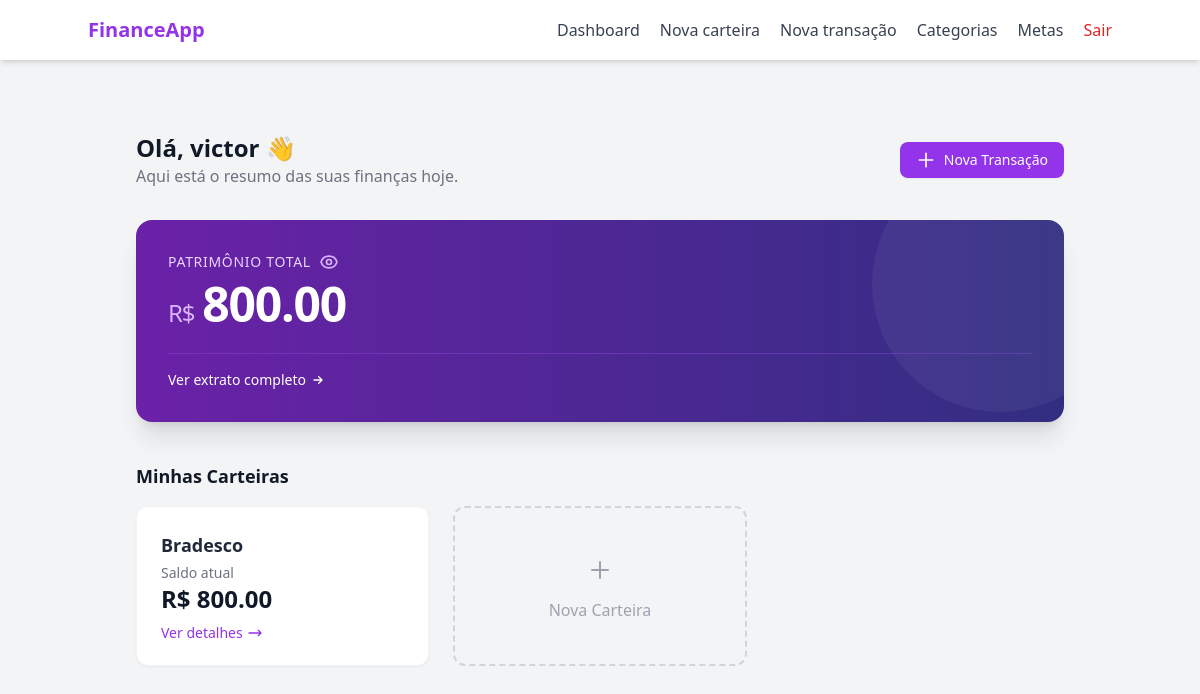
The page /dashboard (signed in) on the database as committed earlier.
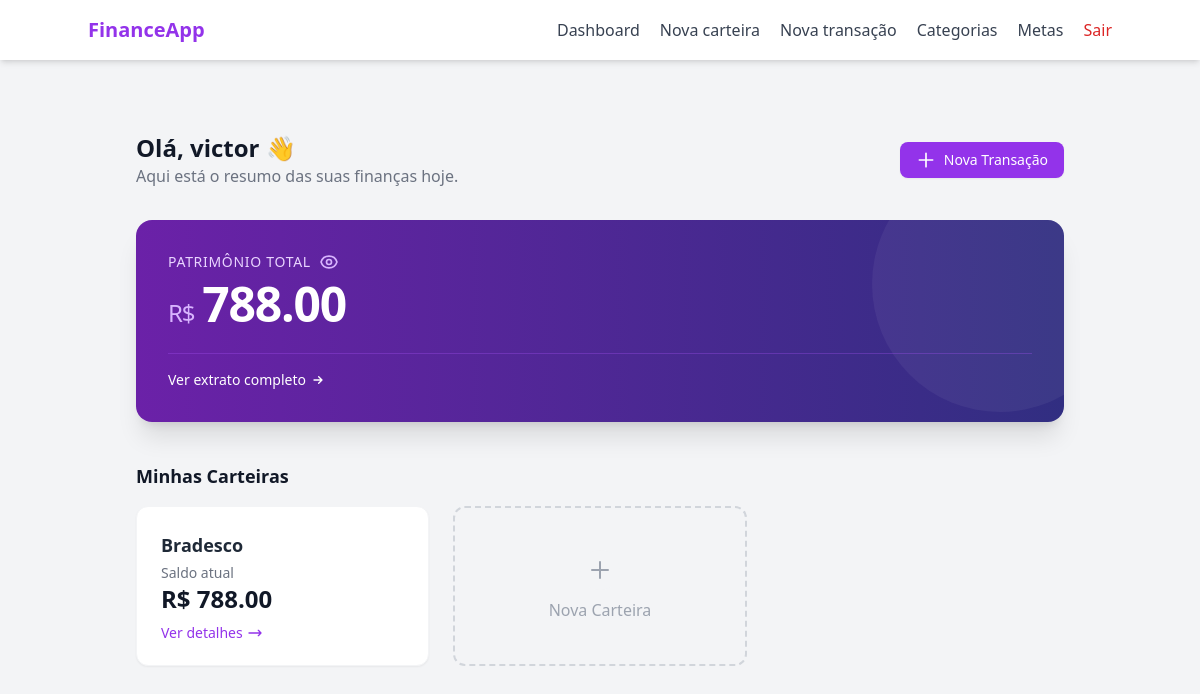
The same page on the database as committed later.
### models/wallet.py (models this page shows, shortened)
class Wallet(db.Model):
    __tablename__ = "wallets"
    id = db.Column(db.Integer, primary_key= True)
    wallet_name = db.Column(db.String(100), nullable= False)
    initial_balance = db.Column(db.Float, default= 0.0)
    current_balance = db.Column(db.Float, default= 0.0)
    is_active = db.Column(db.Boolean, default= True)
    created_at = db.Column(db.DateTime, default= lambda: datetime.now(timezone.utc).date())
    user_id = db.Column(db.Integer, db.ForeignKey("users.id"), nullable= False)

### routes/main_routes.py (the view)
@main_bp.route("/dashboard", methods=["GET"])
@login_required
def dashboard_page():
    wallets = WalletController.get_wallets_by_user(current_user.id)
    total_balance = sum(wallet.current_balance for wallet in wallets)
    return render_template("index.html", user= current_user, wallets= wallets, total_balance=total_balance)

### controllers/wallet_controller.py (called while the page is built)
    @staticmethod
    def get_wallets_by_user(user_id):
        wallets = Wallet.query.filter_by(user_id= user_id, is_active= True).all()
        return wallets

### templates/index.html (shortened to what the changed rows need)
{% extends "base.html" %}
{% block content %}
<div class="max-w-7xl mx-auto px-4 sm:px-6 lg:px-8 py-8">
    <div class="flex flex-col sm:flex-row justify-between items-start sm:items-center mb-8 gap-4">
        <div>
            <h1 class="text-2xl font-bold text-gray-900">Olá, {{ user.username }} 👋</h1>
        </div>
    </div>
<div class="mb-10">
    <div class="relative overflow-hidden rounded-2xl bg-gradient-to-r from-purple-800 to-indigo-900 text-white shadow-xl p-8">
        <div class="relative z-10">
            <h2 class="text-5xl font-bold text-white tracking-tight mt-2 flex items-baseline mb-6">
                <span class="text-2xl font-normal text-purple-300 mr-2">R$</span>
                <span id="balance-value">{{ "%.2f"|format(total_balance) }}</span>
            </h2>
        </div>
    </div>
</div>
    <div class="mb-6">
        <div class="grid grid-cols-1 sm:grid-cols-2 lg:grid-cols-3 gap-6">
{% for wallet in wallets %}
<a href="{{ url_for('wallet_bp.wallet_detail_page', wallet_id=wallet.id) }}"
   class="group bg-white rounded-xl shadow-sm border border-gray-100 p-6 hover:shadow-md hover:border-purple-200 transition-all duration-200 flex flex-col justify-between h-40 cursor-pointer">
    <div>
        <h4 class="font-semibold text-gray-800 text-lg mb-1">{{ wallet.wallet_name }}</h4>
        <p class="text-sm text-gray-500">Saldo atual</p>
    </div>
    <div>
        <span class="text-2xl font-bold text-gray-900">
            <span class="wallet-balance">
                R$ {{ "%.2f"|format(wallet.current_balance) }}
            </span>
        </span>
        <div class="text-sm text-purple-600 font-medium mt-2 group-hover:text-purple-800 flex items-center gap-1 transition-colors">
            Ver detalhes
            <svg class="w-4 h-4 transform transition-transform group-hover:translate-x-1" fill="none" stroke="currentColor" viewBox="0 0 24 24"><path stroke-linecap="round" stroke-linejoin="round" stroke-width="2" d="M17 8l4 4m0 0l-4 4m4-4H3"></path></svg>
        </div>
    </div>
</a>
{% endfor %}
        </div>
    </div>
</div>
{% endblock %}

Rows that differ between the two databases and show on the page:
changed Wallet "Bradesco": current_balance "800.00" → "788.00"
Other text that changed with them:
{{ "%.2f"|format(total_balance) }}: "800.00" → "788.00"
